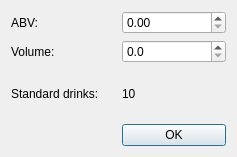
<?xml version="1.0" encoding="UTF-8"?>
<ui version="4.0">
 <class>stdDrinkDialog</class>
 <widget class="QDialog" name="stdDrinkDialog">
  <property name="geometry">
   <rect>
    <x>0</x>
    <y>0</y>
    <width>237</width>
    <height>157</height>
   </rect>
  </property>
  <property name="windowTitle">
   <string>Calculate Std. Drinks</string>
  </property>
  <layout class="QGridLayout" name="gridLayout">
   <item row="0" column="0">
    <widget class="QLabel" name="abvInputLabel">
     <property name="text">
      <string>ABV:</string>
     </property>
    </widget>
   </item>
   <item row="3" column="1">
    <widget class="QPushButton" name="stdDrinkCalcOkButton">
     <property name="text">
      <string>OK</string>
     </property>
    </widget>
   </item>
   <item row="2" column="0">
    <widget class="QLabel" name="standardDrinksLabel">
     <property name="text">
      <string>Standard drinks:</string>
     </property>
    </widget>
   </item>
   <item row="1" column="0">
    <widget class="QLabel" name="volumeLabel">
     <property name="text">
      <string>Volume:</string>
     </property>
    </widget>
   </item>
   <item row="0" column="1">
    <widget class="QDoubleSpinBox" name="abvInput"/>
   </item>
   <item row="2" column="1">
    <widget class="QLabel" name="standardDrinksOutput">
     <property name="text">
      <string>10</string>
     </property>
    </widget>
   </item>
   <item row="1" column="1">
    <widget class="QDoubleSpinBox" name="volumeInput">
     <property name="decimals">
      <number>1</number>
     </property>
    </widget>
   </item>
  </layout>
 </widget>
 <resources/>
 <connections/>
</ui>
